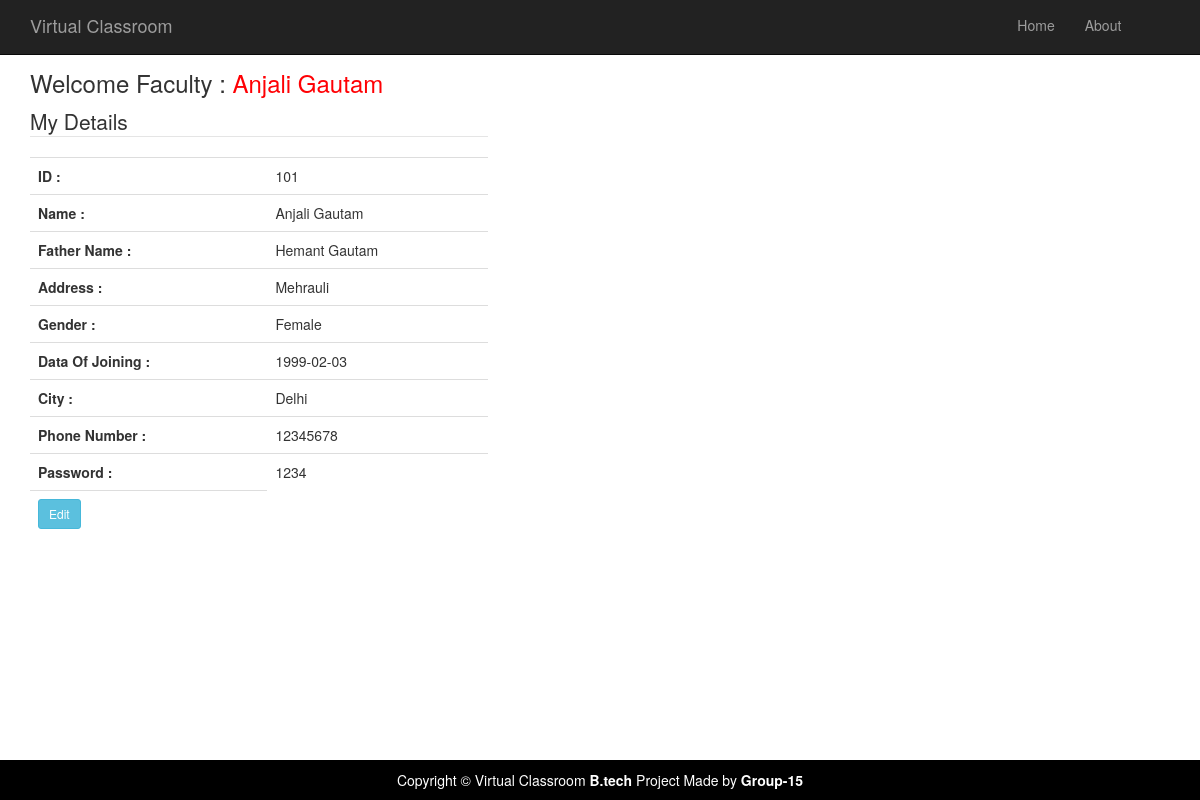
The page /mydetailsfaculty.php?myfid=101 (signed in) on the database its author committed.
### tables this page shows
CREATE TABLE `facutlytable` (
  `FID` int(10) NOT NULL,
  `FName` varchar(50) NOT NULL,
  `FaName` varchar(30) NOT NULL,
  `Addrs` text NOT NULL,
  `Gender` varchar(6) NOT NULL,
  `JDate` date NOT NULL,
  `City` varchar(10) NOT NULL,
  `Pass` varchar(10) NOT NULL,
  `PhNo` bigint(10) NOT NULL
);

### mydetailsfaculty.php (the view, shortened to what this page needs)
<?php
$fname = $_SESSION[ "fname" ];
?>
<?php include('fhead.php');  ?>
<div class="container">
	<div class="row">
		<div class="col-md-5">
			<h3> Welcome Faculty : <a href="welcomefaculty.php"><span style="color:#FF0004"> <?php echo $fname; ?></span></a></h3>
			<?php
			include( 'database.php' );
			$varid = $_REQUEST[ 'myfid' ];
			$sql = "select * from  facutlytable where FID='$varid'";
			$result = mysqli_query( $connect, $sql );
			while ( $row = mysqli_fetch_array( $result ) ) {
				?>
			<fieldset>
				<legend>My Details</legend>
				<form action="" method="POST" name="update">
					<table class="table table-hover">
						<tr>
							<td><strong>ID : </strong>
							</td>
							<td>
								<?php echo $row['FID']; ?>
							</td>
						</tr>
						<tr>
							<td><strong>Name :</strong> </td>
							<td>
								<?php echo $row['FName']; ?>
							</td>
						</tr>
						<tr>
							<td><strong>Father Name :</strong> </td>
							<td>
								<?PHP echo $row['FaName'];?>
							</td>
						</tr>
						<tr>
							<td><strong>Address : </strong>
							</td>
							<td>
								<?PHP echo $row['Addrs'];?> </td>
						</tr>
						<tr>
							<td><strong>Gender :</strong>
							</td>
							<td>
								<?PHP echo $row['Gender'];?>
							</td>
						</tr>
						<tr>
							<td><strong>Data Of Joining :</strong>
							</td>
							<td>
								<?PHP echo $row['JDate'];?>
							</td>
						</tr>
						<tr>
							<td><strong>City : </strong>
							</td>
							<td>
								<?PHP echo $row['City'];?>
							</td>
						</tr>
						<tr>
							<td><strong>Phone Number :</strong>
							</td>
							<td>
								<?PHP echo $row['PhNo'];?> </td>
						</tr>
						<tr>
							<td><strong>Password :</strong> </td>
							<td>
								<?PHP echo $row['Pass'];?>
							</td>
						</tr>
						<tr>
							<td><a href="updatedetailsfromfaculty.php?myfid=<?php echo $row['FID']; ?>"><input type="button" Value="Edit" class="btn btn-info btn-sm"></a></td>
						</tr>
					</table>
				</form>
			</fieldset>
			<?php
			}
			?>
		</div>
	</div>
	<?php include('allfoot.php'); ?>

### css/modern-business.css (style rules this page uses)
html, body { height: 100%; }
body { padding-top: 50px; }

### rows shown on the page
facutlytable: FID "101", FName "Anjali Gautam", FaName "Hemant Gautam", Addrs "Mehrauli", Gender "Female", JDate "1999-02-03", City "Delhi", PhNo "12345678", Pass "1234"

### other values the page prints
$fname "Anjali Gautam"
